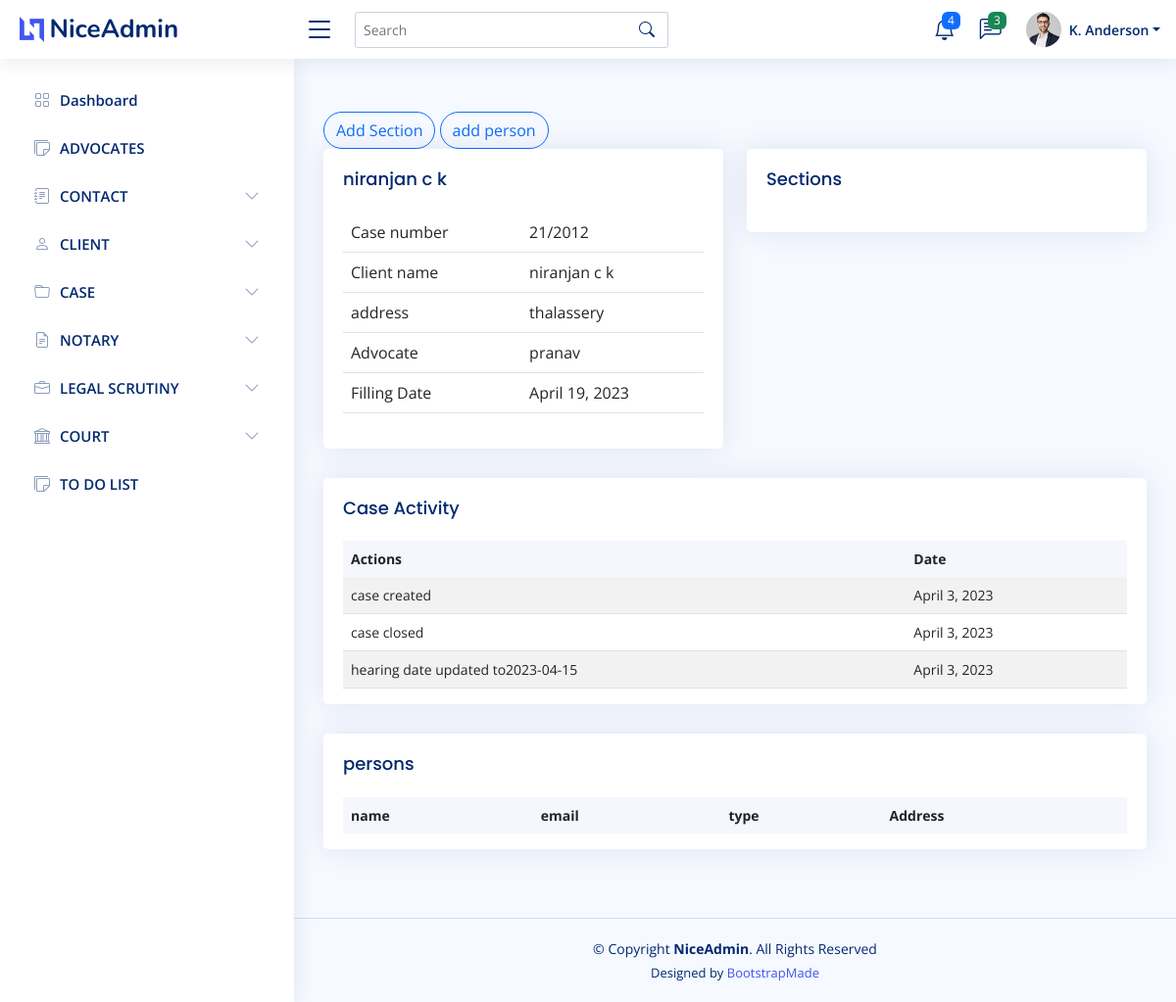
The page /case/details/5 on the database as committed earlier.
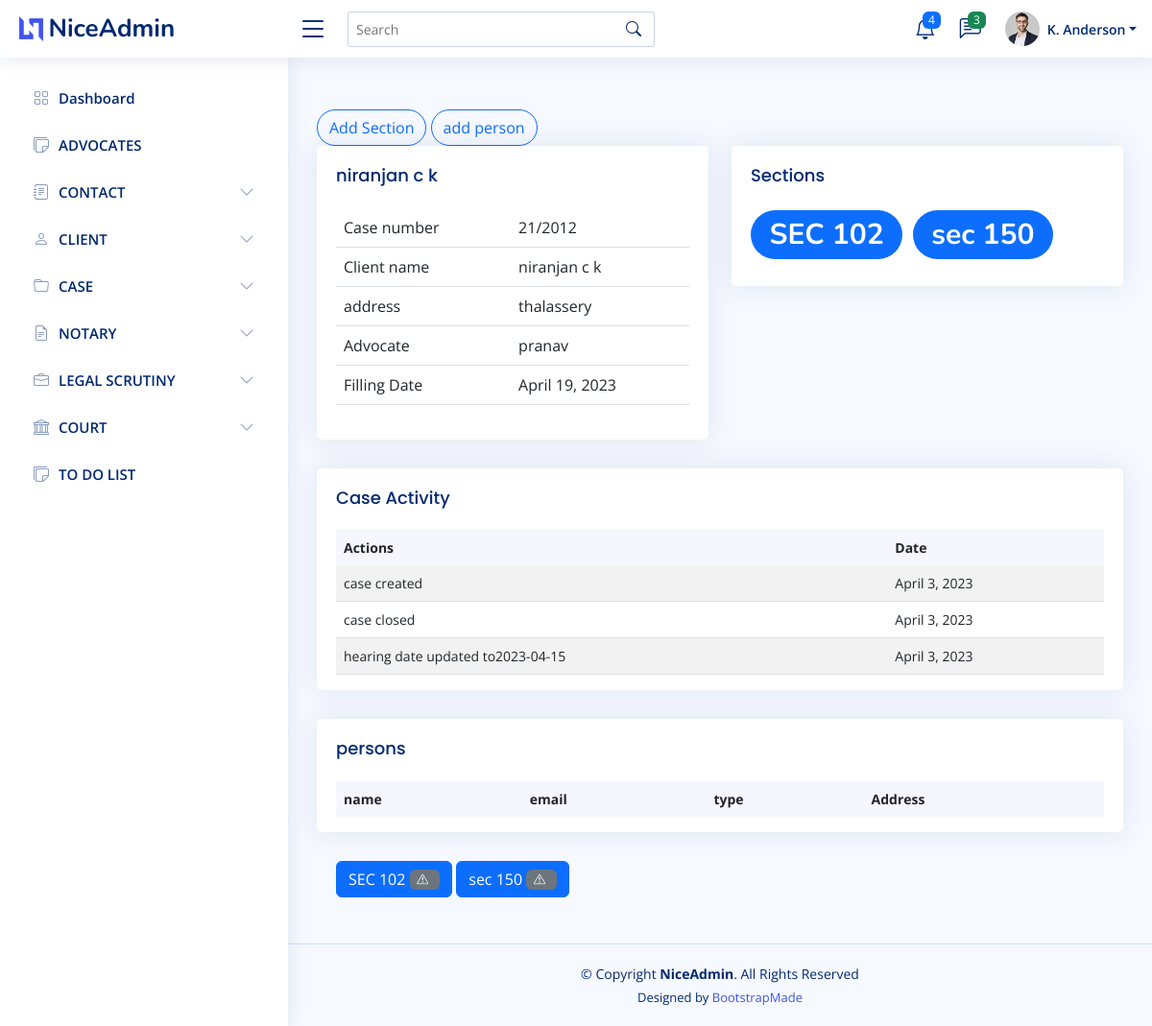
The same page on the database as committed later.
### Admin_user/models.py (models this page shows)
class CaseAction(models.Model):
    case=models.ForeignKey(CaseRegister, on_delete=models.DO_NOTHING)
    action=models.CharField(max_length=50,choices=Action_choice,default=1)
    date=models.DateField(auto_now=False, auto_now_add=False,null=True)

class caseSections(models.Model):
    case=models.ForeignKey(CaseRegister, on_delete=models.CASCADE)
    Sections=models.ForeignKey(Sections, on_delete=models.CASCADE)
    def __str__(self):
        return self.Sections.sections

class Sections(models.Model):
    sections=models.CharField(max_length=50)
    def __str__(self):
        return self.sections

### Admin_user/views.py (the view)
# urls.py: path("case/details/<int:id>",case_details,name="case_details"),
def case_details(request,id):
    ob=CaseRegister.objects.get(id=id)
    persondata=Person.objects.all().filter(case_id=id)
    context={"person":persondata}
    context={"section":caseSections.objects.all().filter(case_id=id)}
    context["data"]=ob
    context["form"]=Casesectionform()
    context["actions"]=CaseAction.objects.filter(case=ob)
    context["sections"]=caseSections.objects.all().filter(case=ob)
    return render(request,"admin/case_details.html",context)

### Admin_user/form.py
class Casesectionform(forms.ModelForm):
    class Meta:
        model = caseSections
        exclude=["case"]
    def __init__(self,*args,**kwargs):
        super(Casesectionform,self).__init__(*args,**kwargs)
        for i in self.fields.values():
            i.widget.attrs['class']="form-control"

### Admin_user/models.py (called while the page is built)
    def __str__(self) :
        return self.name

    def __str__(self) :
        return self.First_name+" "+self.Last_name

    def __str__(self) :
        return self.client_name.First_name+" "+self.client_name.Last_name

### templates/admin/case_details.html (shortened to what this page needs)
{% extends 'admin/main.html' %}
{% block content %}
<br>
  <button type="button" class="btn btn-outline-primary rounded-pill" data-bs-toggle="modal" data-bs-target="#largeModal">
    Add Section
  </button>
  <a href="{% url 'add_person' id=data.id%}" class="btn btn-outline-primary rounded-pill">add person<a>
                {%load crispy_forms_tags %}
<div class="row align-items-top">
  <div class="col-lg-6">
    <div class="card">
      <div class="card-body">
        <h5 class="card-title">{{data}}</h5>
        <table class="table">
          <tbody>
            <tr>
              <td>Case number</td>
              <td >{{data.case_number}}</td>
            </tr>
            <tr>
              <td>Client name</td>
              <td >{{data.client_name}}</td>
            </tr>
            <tr>
              <td>address</td>
              <td >{{data.address}}</td>
            </tr>
            <tr>
              <td>Advocate</td>
              <td >{{data.advocate}}</td>
            </tr>
            <tr>
              <td>Filling Date</td>
              <td >{{data.Filling_Date}}</td>
            </tr>
          </tbody>
        </table>
      </div>
    </div>
  </div>
  <div class="col-lg-6">
    <div class="card">
      <div class="card-body">
        <h3 class="card-title">Sections</h3>
        <h1>{% for i in section %}
          <span class="badge rounded-pill bg-primary"> {{i}}</span>
          {% endfor %}</h1>
      </div>
    </div>
  </div>
</div>
<div class="col-12">
    <div class="card top-selling overflow-auto">
      <div class="card-body pb-0">
          <h5 class="card-title">Case Activity</h5>
          <table class="table table-striped">
            <thead>
              <tr>
                <th class="fw-bold" scope="col">Actions</th>
                <th class="fw-bold" scope="col">Date</th>
              </tr>
            </thead>
            <tbody>
              {% for i in actions %}
              <tr>
                <td>{{i.action}}</td>
                <td >{{i.date}}</td>
              </tr>
              {% endfor %}
            </tbody>
          </table>
        </div>
      </div>
    </div>
  <div class="col-12">
    <div class="card top-selling overflow-auto">
      <div class="card-body pb-0">
          <h5 class="card-title">persons</h5>
          <table class="table table-striped">
            <thead>
              <tr>
                <th class="fw-bold" scope="col">name </th>
                <th class="fw-bold" scope="col">email</th>
                <th class="fw-bold" scope="col">type</th>
                <th class="fw-bold" scope="col">Address</th>
              </tr>
            </thead>
          </table>
        </div>
      </div>
    </div>
  <div>
    <div class="card-body">
      {% for i in sections %}
      <div class="btn btn-primary mb-2">
        {{i}} <a href="/case/remove/sections/{{i.id}}"><span class="badge bg-secondary text-light"><i class="bi bi-exclamation-triangle me-1"></i></span> </a>
      </div>
      {% endfor %}
    </div>
  </div>
{% endblock content %}

Rows that differ between the two databases and show on the page:
added caseSections: Sections.sections "SEC 102"
added caseSections: Sections.sections "sec 150"
